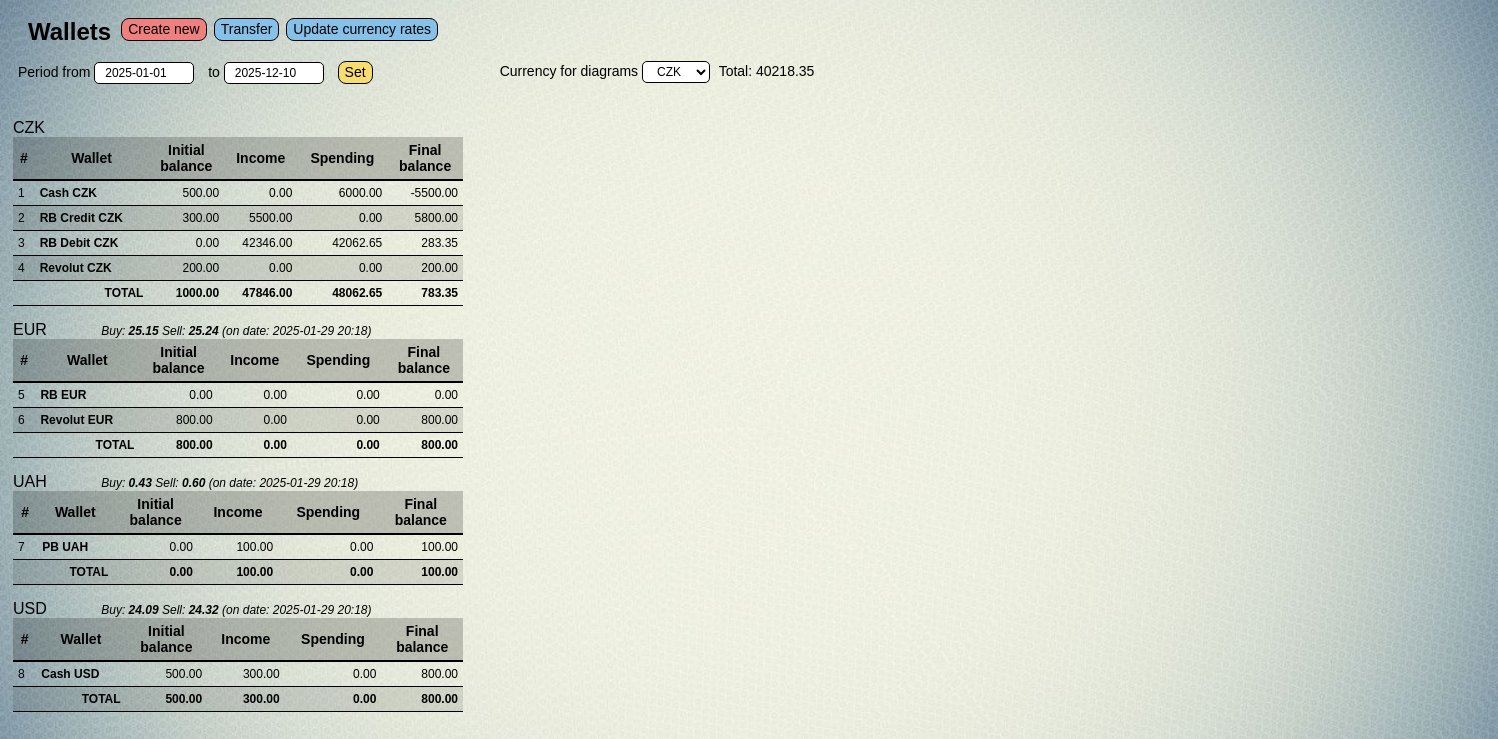
Page /finance/ on the earlier database version.
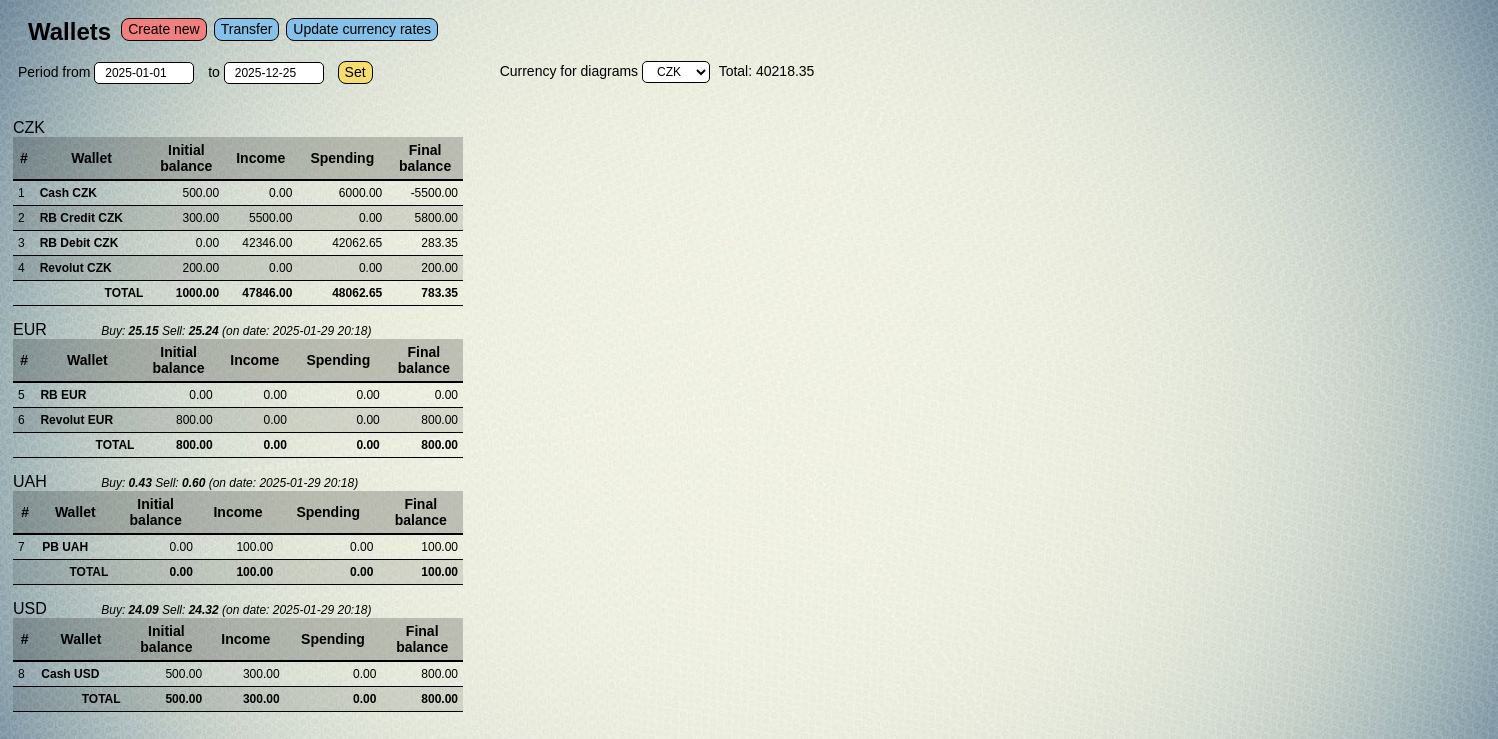
Same page on the later database version.
### finance/models.py (models this page shows, shortened)
class Info(models.Model):
    init_date = models.DateField(verbose_name='Init date')
    final_date = models.DateField(verbose_name='Final date', default='2025-01-01')

### finance/views.py (the view, shortened to what this page needs)
# urls.py: path('', home, name = 'home'),
def home(request):
    try:#__________________________________________________set init date
        choosen_date_obj = Info.objects.get()
    except Info.DoesNotExist:
        choosen_date_obj = None
    if request.method == 'POST':
        form = Form_set_date_init_bal(request.POST, instance=choosen_date_obj)
        if form.is_valid():
            form.save()
    else:
        form = Form_set_date_init_bal(instance=choosen_date_obj)#_____end
    prev_date = choosen_date_obj.init_date - timedelta(days=1)
    choosen_init = choosen_date_obj.init_date
    choosen_final = choosen_date_obj.final_date
    wlts = Wallet.objects.all()#_______________preparing tickers
    tickers = set()
    for wlt in wlts:
        tickers.add(wlt.w_ticker)
    tickers = sorted(tickers)
    n = 0#______________________________________preparing data for tables and data_chart for charts
    data = {}
    data_chart = []
    for ticker in tickers:
        data[ticker] = {}
        for wlt in wlts:
            if ticker == wlt.w_ticker:
                n += 1
                if choosen_date_obj.init_date < wlt.w_date:
                    bal_on_date = 0
                else:
                    before_obj_dt = Income.objects.filter(wallet=wlt, date__range=[wlt.w_date, prev_date])
                    before_dt_sum = before_obj_dt.aggregate(Sum('debit'))['debit__sum'] or Decimal('0.00')
                    before_obj_ct = Spending.objects.filter(wallet=wlt, date__range=[wlt.w_date, prev_date])
                    before_ct_sum = before_obj_ct.aggregate(Sum('credit'))['credit__sum'] or Decimal('0.00')
                    bal_on_date = wlt.w_balance + before_dt_sum - before_ct_sum
                after_obj_dt = Income.objects.filter(wallet=wlt, date__range=[choosen_init, choosen_final])
                after_dt_sum = after_obj_dt.aggregate(Sum('debit'))['debit__sum'] or Decimal('0.00')
                after_obj_ct = Spending.objects.filter(wallet=wlt, date__range=[choosen_init, choosen_final])
                after_ct_sum = after_obj_ct.aggregate(Sum('credit'))['credit__sum'] or Decimal('0.00')
                if choosen_date_obj.init_date < wlt.w_date:
                    after_obj_dt = Income.objects.filter(wallet=wlt, date__range=[wlt.w_date, choosen_final])
                    after_dt_sum = after_obj_dt.aggregate(Sum('debit'))['debit__sum'] or Decimal('0.00')
                    after_obj_ct = Spending.objects.filter(wallet=wlt, date__range=[wlt.w_date, choosen_final])
                    after_ct_sum = after_obj_ct.aggregate(Sum('credit'))['credit__sum'] or Decimal('0.00')
                    final_bal = wlt.w_balance + after_dt_sum - after_ct_sum
                else:
                    final_bal = bal_on_date + after_dt_sum - after_ct_sum
                data_chart.append([wlt, float(final_bal)])
                data[ticker][wlt] = {
                    'n': n,
                    'wlt_pk': wlt.pk,
                    'bal_on_date': bal_on_date,
                    'after_dt_sum': after_dt_sum,
                    'after_ct_sum': after_ct_sum,
                    'final_bal': final_bal,
                }
    totals = {}#________________________________________________totals row for tables
    for ticker, wallets in data.items():
        totals[ticker] = {
            'total_initial': sum(wallet_data['bal_on_date'] for wallet_data in wallets.values()),
            'total_income': sum(wallet_data['after_dt_sum'] for wallet_data in wallets.values()),
            'total_spending': sum(wallet_data['after_ct_sum'] for wallet_data in wallets.values()),
            'total_final': sum(wallet_data['final_bal'] for wallet_data in wallets.values()),
        }
    info_date_obj = Info.objects.get()
    info_init = info_date_obj.init_date
    info_final = info_date_obj.final_date
    tickers_without_czk = tickers[:]#_______________rates for context
    tickers_without_czk.remove('CZK')
    rates = {}
    for ticker in tickers_without_czk:
        try:
            last_rate = Rates.objects.filter(name=ticker).latest('date')
            rates[ticker] = {'buy': str(last_rate.buy), 'sell': str(last_rate.sell), 'date':last_rate.date}
        except:
            rates[ticker] = {'buy': str(1), 'sell': str(1), 'date': current_date}
    choosen_ticker = request.GET.get("choosen_ticker")#_______________getting ticker from template
    if choosen_ticker == None:#_____________________________________Converting currencies
        choosen_ticker = main_currency
    if choosen_ticker == main_currency:
        for i in data_chart:
            ticker = i[0].w_ticker
            value = i[1]
            if ticker == main_currency:
               pass
            else:
                i[1] = round(value * float(rates[ticker]['buy']),2)
    total_amount_lst = [i[1] for i in data_chart]
    total_amount = sum(total_amount_lst)
    pie_chart = []#_________________data for pie chart
    for i in data_chart:
        l=[]
        ticker = i[0].w_ticker
        l.append(i[0].f_name)
        value = i[1]
        if value >0:
            l.append(value)
        else:
            l.append(0)
        pie_chart.append(l)
    data_pie_chart = [['Wallet', 'Sum']]+ pie_chart
    wlts_lst = ['Category']#_________________data for bar chart
    lst = []
    for ticker in tickers:
        raw = []
        raw.append(ticker)
        for j in data_chart:
            if j[0].w_ticker == ticker:
                wlts_lst.append(j[0].f_name)
                wlts_lst.append({'role': 'annotation'})
                raw.append(float(j[1]))
                raw.append(str(j[0].f_name) +' '+str(float(j[1]))+' '+(str(choosen_ticker)).lower())
        lst.append(raw)
    qty_lst = []
    for i in lst:
        qty_lst.append(int((len(i)-1)/2))
    new_lst = []
    for i in lst:
        add_b = [0.00, '']
        add_a = [0.00, '']
        ind = lst.index(i)
        before = sum(qty_lst[:ind])
        if before == 0:
            before = []
            add_b = 0
        after = sum(qty_lst[(ind + 1):])
        if after == 0:
            after = []
            add_a = 0
        ticker = i.pop(0)
        i = (add_b * before) + i + (add_a * after)
        i = [ticker]+i
        new_lst.append(i)
    data_bar_chart = [wlts_lst] + new_lst
    context = {#_________________________________________________CONTEXT
        'data': data,
        'data_pie_chart': data_pie_chart,
        'data_bar_chart': data_bar_chart,
        'info_init': info_init,
        'info_final': info_final,
        'form': form,
        'rates': rates,
        'choosen_ticker': choosen_ticker,
        'tickers': tickers,
        'totals': totals,
        'total_amount': total_amount,
        'wlts': wlts,
        }
    return render(request, 'finance/home.html', context)

### finance/forms.py
class Form_set_date_init_bal(forms.ModelForm):#__________________________________________Set_date_init_bal
    init_date = forms.DateField(widget=forms.TextInput(attrs={'id': 'datepicker', 'placeholder': 'Choose date'}),
                           input_formats=['%Y-%m-%d'])
    final_date = forms.DateField(widget=forms.TextInput(attrs={'id': 'datepicker', 'placeholder': 'Choose date'}),
                                input_formats=['%Y-%m-%d'])
    class Meta:
        model = Info
        fields = ['init_date', 'final_date']

### finance/templatetags/custom_filters.py (called while the page is built)
@register.filter
def get_item(dictionary, key):
    return dictionary.get(key)

### finance/templates/finance/home.html (shortened to what the changed rows need)
{% extends 'layout/basic.html' %}
{% load static %}
{% load custom_filters %}
{% block header %}
            <div class="flex-container">
                <div>
                    <form method='POST'>
                        <label>Period from</label> {{ form.init_date }}
                        <label>to</label> {{ form.final_date }}
                        <link rel="stylesheet" href="https://cdn.jsdelivr.net/npm/flatpickr/dist/flatpickr.min.css">
                        <button class='btn nav_btn' type='submit' >Set</button>
                    </form>
                </div>
            </div>
{% endblock %}
{% block left_side %}
    {% for ticker, wallets in data.items %}
        <table>
            <thead>
                <tr>
                    <th>#</th>
                    <th>Wallet</th>
                    <th>Initial <br> balance</th>
                    <th>Income</th>
                    <th>Spending</th>
                    <th>Final <br> balance</th>
                </tr>
            </thead>
        </table>
    {% endfor %}
{% endblock %}

Differences in the rows shown:
changed Info: final_date "2025-12-10" → "2025-12-25"
